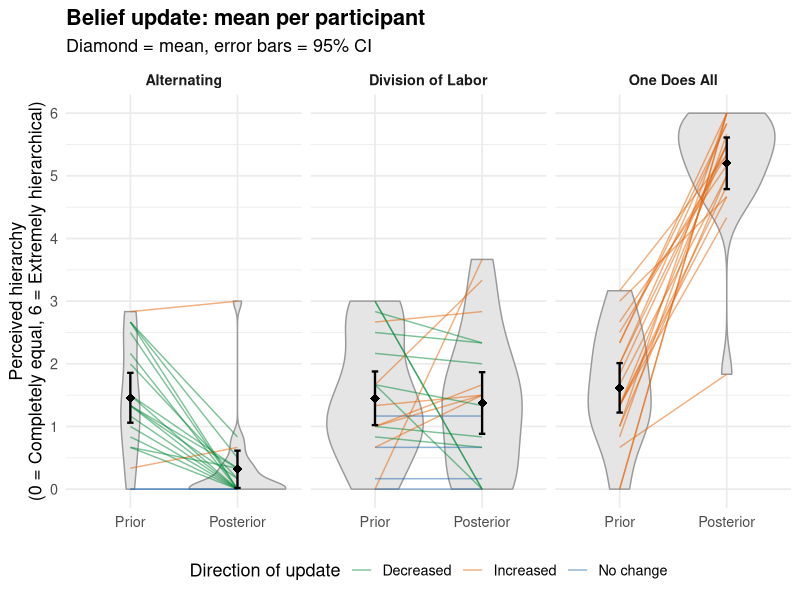
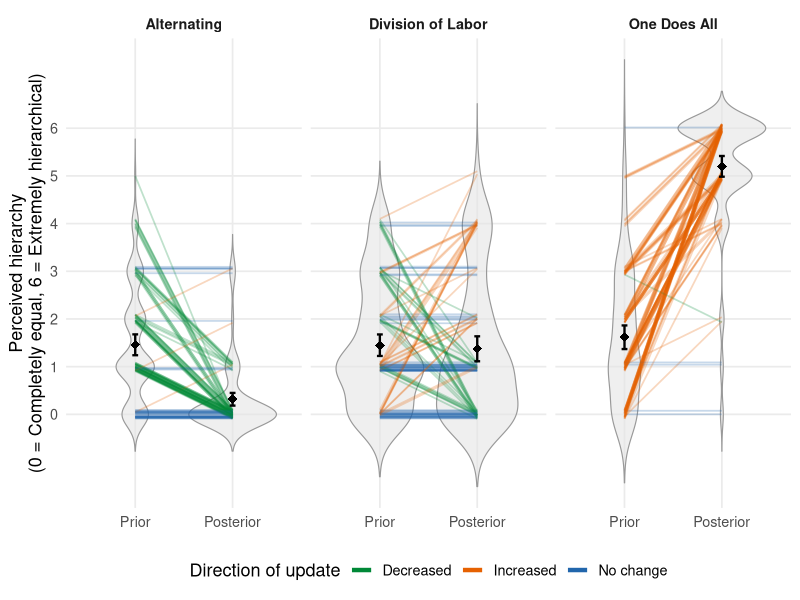
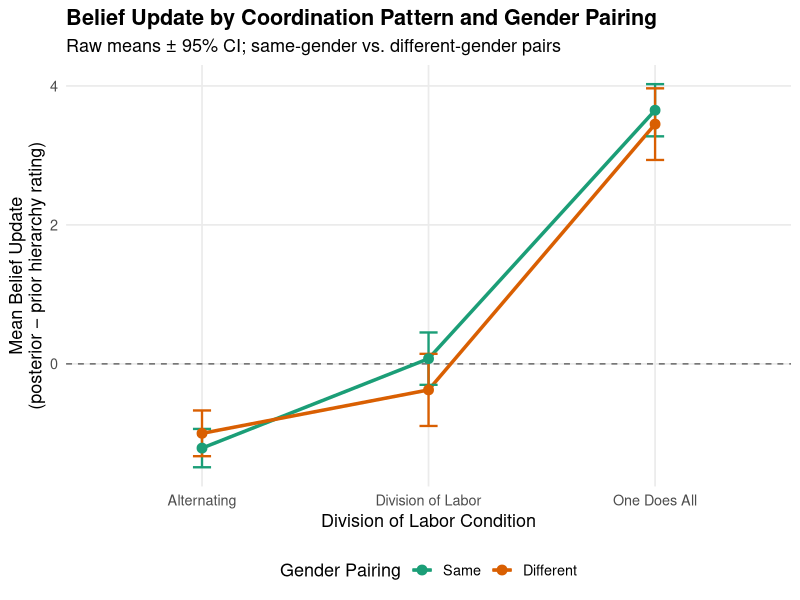
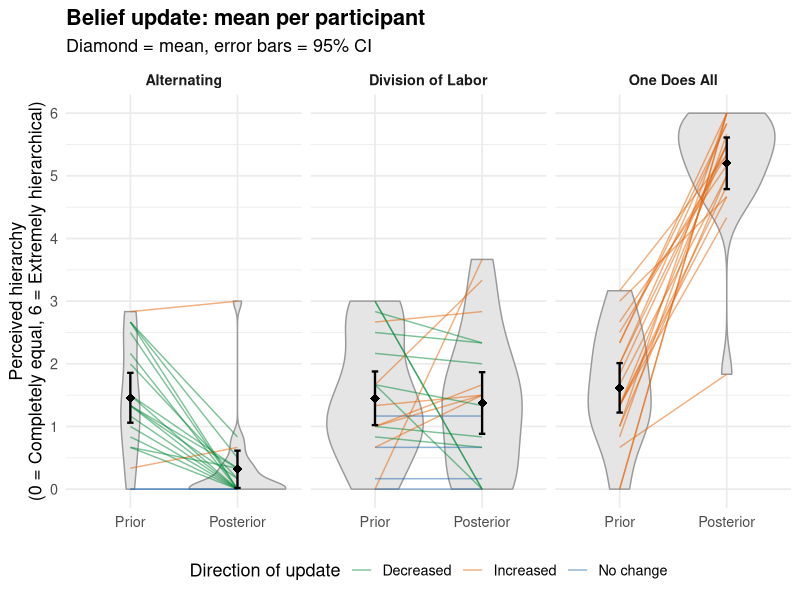
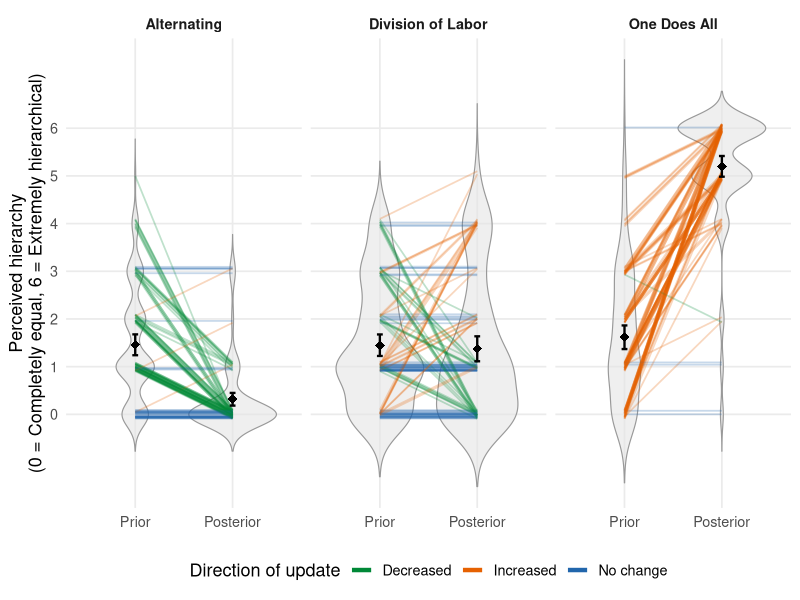
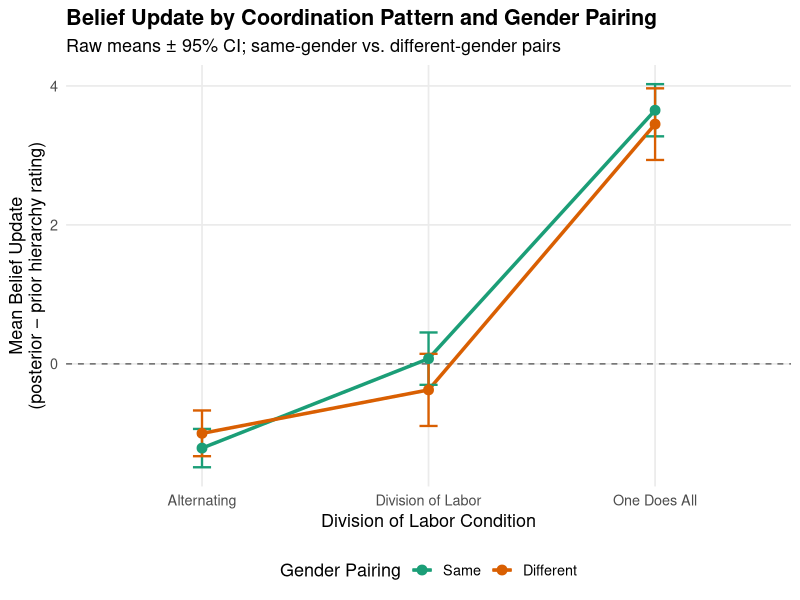

Here is the R script that generated these plots, in order:
# Equal cost gender
# Prior vs. posterior ratings of perceived hierarchy across work conditions
library(tidyverse)

df <- read_csv(here::here("equal_cost_gender", "data", "mit_exp2a_raw_data.csv"))

#get ratings
ratings <- df %>%
  filter(response_type == "response") %>%
  mutate(rating = as.numeric(str_extract(response, "\\d+(?=\\})"))) %>%
  select(anon_id, scenario_label, category, work_condition,
         gender_condition, stage, rating)

nrow(ratings)
summary(ratings$rating)

#attention checks (Participant 10 passed the attention check, but not the memory check, I decided to keep them for the analysis)
attention <- df %>%
  filter(response_type == "exit_survey") %>%
  select(anon_id, attention_fails, memory_correct_count, attention_passed)

attention
table(attention$attention_passed)

ratings_clean <- ratings
n_distinct(ratings_clean$anon_id)

#Calculate belief update (posterior - prior)
belief_update <- ratings_clean %>%
  pivot_wider(names_from = stage, values_from = rating) %>%
  mutate(update = posterior - prior)

head(belief_update)
nrow(belief_update)
table(belief_update$scenario_label, belief_update$work_condition)

#Participant means and condition means
#average each participant's ratings within each condition, then average those participant means within each condition.
participant_means <- belief_update %>%
  group_by(anon_id, work_condition) %>%
  summarise(prior     = mean(prior),
            posterior = mean(posterior),
            update    = mean(update),
            .groups   = "drop")

condition_means <- participant_means %>%
  group_by(work_condition) %>%
  summarise(mean_prior     = mean(prior),
            mean_posterior = mean(posterior),
            mean_update    = mean(update),
            se_update      = sd(update) / sqrt(n()),
            n              = n())

condition_means

#Plot labels
condition_labels <- c(both_alternate    = "Alternating",
                      division_of_labor = "Division of Labor",
                      one_does_all      = "One Does All")

direction_colors <- c("Increased" = "#e66101",
                      "Decreased" = "#008837",
                      "No change" = "#2166ac")

# Plot 1: Participant means plot. Each line represents one participant's average rating within one condition (prior -> posterior). Diamond = condition mean, error bars = 95% CI across participants.
plot_data <- participant_means %>%
  mutate(direction = case_when(posterior > prior ~ "Increased",
                               posterior < prior ~ "Decreased",
                               TRUE              ~ "No change")) %>%
  pivot_longer(c(prior, posterior), names_to = "stage", values_to = "rating") %>%
  mutate(stage = factor(stage, levels = c("prior", "posterior"),
                        labels = c("Prior", "Posterior")))

plot_summary <- plot_data %>%
  group_by(work_condition, stage) %>%
  summarise(mean = mean(rating),
            se   = sd(rating) / sqrt(n()),
            .groups = "drop")

participant_plot <- ggplot(plot_data, aes(x = stage, y = rating)) +
  geom_violin(fill = "grey90", color = "grey60") +
  geom_line(aes(group = anon_id, color = direction), alpha = 0.5) +
  geom_errorbar(data = plot_summary,
                aes(y = mean, ymin = mean - 1.96 * se, ymax = mean + 1.96 * se),
                width = 0.06, linewidth = 0.8) +
  geom_point(data = plot_summary, aes(y = mean), shape = 18, size = 3) +
  facet_wrap(~ work_condition, labeller = labeller(work_condition = condition_labels)) +
  scale_color_manual(values = direction_colors) +
  scale_y_continuous(breaks = 0:6) +
  labs(x = NULL,
       y = "Perceived hierarchy\n(0 = Completely equal, 6 = Extremely hierarchical)",
       title = "Belief update: mean per participant",
       subtitle = "Diamond = mean, error bars = 95% CI",
       color = "Direction of update") +
  theme_minimal(base_size = 13) +
  theme(plot.title = element_text(face = "bold"),
        strip.text = element_text(face = "bold"),
        legend.position = "bottom")

participant_plot

#Plot 2:individual ratings plot. Each line = one single rating (one participant x one scenario), prior -> posterior, jittered so overlapping lines are visible (about 120 lines per condition). Diamond = condition mean, error bars = 95% CI across ratings.

set.seed(1) # make the jitter reproducible

trial_lines <- belief_update %>%
  mutate(jit = runif(n(), -0.1, 0.1),
         direction = case_when(update > 0 ~ "Increased",
                               update < 0 ~ "Decreased",
                               TRUE       ~ "No change")) %>%
  pivot_longer(c(prior, posterior), names_to = "stage", values_to = "rating") %>%
  mutate(stage_num  = if_else(stage == "prior", 0, 1),
         rating_jit = rating + jit)

trial_summary <- trial_lines %>%
  group_by(work_condition, stage_num) %>%
  summarise(mean = mean(rating),
            se   = sd(rating) / sqrt(n()),
            .groups = "drop")

individual_ratings_plot <- ggplot(trial_lines, aes(x = stage_num)) +
   geom_violin(aes(y = rating, group = stage_num), trim = FALSE,
              fill = "grey90", alpha = 0.6, color = "grey60", linewidth = 0.4) +
  geom_line(aes(y = rating_jit, group = interaction(anon_id, scenario_label),
                color = direction),
            alpha = 0.25, linewidth = 0.6) +
  geom_errorbar(data = trial_summary,
                aes(ymin = mean - 1.96 * se, ymax = mean + 1.96 * se),
                width = 0.06, linewidth = 0.8) +
  geom_point(data = trial_summary, aes(y = mean), shape = 18, size = 3) +
  facet_wrap(~ work_condition, labeller = labeller(work_condition = condition_labels)) +
  scale_color_manual(values = direction_colors) +
  scale_x_continuous(breaks = c(0, 1), labels = c("Prior", "Posterior"),
                     limits = c(-0.6, 1.6)) +
  scale_y_continuous(breaks = 0:6) +
  labs(x = NULL,
       y = "Perceived hierarchy\n(0 = Completely equal, 6 = Extremely hierarchical)",
       color = "Direction of update") +
  theme_minimal(base_size = 13) +
  theme(panel.grid.minor = element_blank(),
        strip.text = element_text(face = "bold"),
        legend.position = "bottom") +
  guides(color = guide_legend(override.aes = list(alpha = 1, linewidth = 1.5)))

individual_ratings_plot


#Save both plots into equal_cost_gender/figures

fig_dir <- here::here("equal_cost_gender", "figures")
dir.create(fig_dir, showWarnings = FALSE)

plots <- list(
  participant_means_plot  = participant_plot,  # Plot 1
  individual_ratings_plot = individual_ratings_plot  # Plot 2
)

for (name in names(plots)) {
  ggsave(file.path(fig_dir, paste0(name, ".png")),
         plots[[name]], width = 9, height = 6, dpi = 300, bg = "white")
}

list.files(fig_dir)

#Gender Pairing Plot - Mean belief update by work condition and gender pairing

gender_summary <- belief_update %>%
  mutate(gender_pairing = if_else(gender_condition == "male_female", "Different", "Same"),
         gender_pairing = factor(gender_pairing, levels = c("Same", "Different"))) %>%
  group_by(work_condition, gender_pairing) %>%
  summarise(mean = mean(update),
            se = sd(update) / sqrt(n()),
            n = n(),
            .groups = "drop")  %>%
  mutate(ci_low = mean - 1.96 * se,
         ci_high = mean + 1.96 * se)

gender_summary
            

gender_pairing_plot <- ggplot(gender_summary,
                              aes(x = work_condition, y = mean,
                                  color = gender_pairing, group = gender_pairing)) +
  geom_hline(yintercept = 0, linetype = "dashed", color = "grey40") +
  geom_line(linewidth = 1.2) +
  geom_errorbar(aes(ymin = ci_low, ymax = ci_high), width = 0.08, linewidth = 0.8) +
  geom_point(size = 3) +
  scale_x_discrete(labels = condition_labels) +
  scale_color_manual(values = c("Same" = "#1b9e77", "Different" = "#d95f02")) +
  labs(x = "Division of Labor Condition",
       y = "Mean Belief Update\n(posterior \u2212 prior hierarchy rating)",
       title = "Belief Update by Coordination Pattern and Gender Pairing",
       subtitle = "Raw means \u00b1 95% CI; same-gender vs. different-gender pairs",
       color = "Gender Pairing") +
  theme_minimal(base_size = 13) +
  theme(plot.title = element_text(face = "bold"),
        panel.grid.minor = element_blank(),
        legend.position = "bottom")

gender_pairing_plot
  
#Saving the plot

ggsave(file.path(fig_dir, "gender_pairing_plot.png"),
       gender_pairing_plot, width = 7, height = 6, dpi = 300, bg = "white")
list.files(fig_dir)
